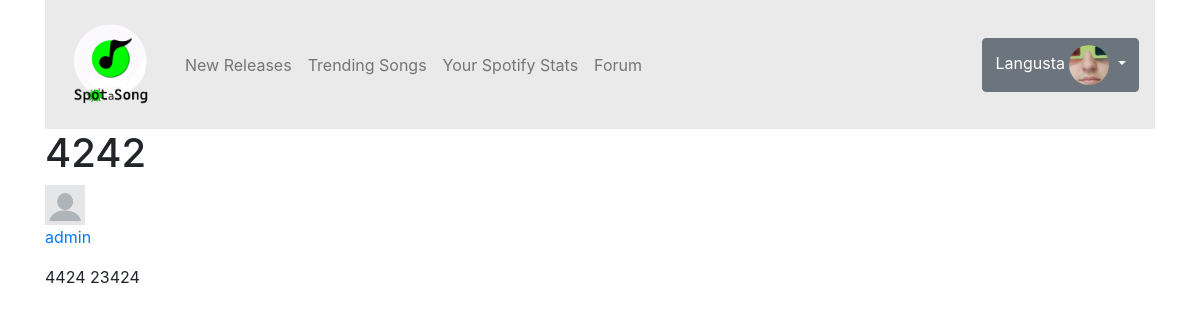
Screenshot of /forum/post/15/ (signed in) with the database file from the repository.
### accounts/models.py (models this page shows, shortened)
class CustomUser(AbstractUser):
    age = models.PositiveIntegerField(null=True, blank=True)

class UserProfile(models.Model):
    user = models.OneToOneField(CustomUser, on_delete=models.CASCADE)
    profile_picture = models.ImageField(default='default.jpg',upload_to='profile_pictures')
    bio = models.TextField(max_length=1500, blank=True)

### forum/models.py (models this page shows, shortened)
class ForumPost(models.Model):
    title = models.CharField(max_length=100)
    body = models.TextField()
    user = models.ForeignKey(User, on_delete=models.CASCADE)
    category = models.ForeignKey(ForumCategory, on_delete=models.CASCADE, related_name='posts')
    created_at = models.DateTimeField(auto_now_add=True)

### forum/views.py (the view)
# urls.py: path('post/<str:post_id>/', views.post, name='post'),
def post(request, post_id):
    forumpost = ForumPost.objects.get(id=post_id)
    return render(request, 'post.html', {'post': forumpost})

### forum/templates/post.html
{% extends "base.html" %}
{% load static %}
{% load crispy_forms_tags %}
{% block content %}
<div id="postContainer" class="container">
    <div class="row">
        <div class="col-md">
            <h1 id="posttitle">{{post.title}}</h1>
            <img id="imageprofile" src="{{ post.user.userprofile.profile_picture.url }}">
            <p><a href="{% url 'accounts:profile' post.user %}">{{post.user}}</a></p>
            <p>{{post.body |linebreaksbr}}</p>
        </div>
    </div>
</div>
{% endblock %}

### main/templates/navbar.html (shortened to what this page needs)
{% load static %}
<div class="container">
  <nav class="navbar navbar-expand-lg navbar-light" style="background-color: #eaeaea;">
    <div class="collapse navbar-collapse" id="navbarTogglerDemo01">
      <a class="pt-2 navbar-brand" href="{% url 'main:home' %}">
        <img src="{% static '\images\DALL·E 2023-04-06 12.51.07 - Create a copytright free logo using this website name_ Spot-a-Song. Use grayscale colors with greenscale (1).png' %}" width="100" height="100" alt="">
      </a>
      <ul class="navbar-nav mr-auto mt-2 mt-lg-0">
        <li class="nav-item">
          <a class="nav-link" href="{% url 'main:new_releases' %}">New Releases</a>
        </li>
        <li class="nav-item">
          <a class="nav-link" href="{% url 'main:trendingSongs' %}">Trending Songs</a>
        </li>
        <li class="nav-item">
          <a class="nav-link" href="{% url 'accounts:spotify_authorize' %}">Your Spotify Stats</a>
        </li>
        <li class="nav-item">
          <a class="nav-link" href="{% url 'forum:forumtopics' %}">Forum</a>
        </li>
      </ul>
      {% if user.is_authenticated %}
      <div class="dropdown justify-content-right">
        <button class="btn btn-secondary dropdown-toggle" type="button" id="dropdownMenuButton" data-toggle="dropdown" aria-haspopup="true" aria-expanded="false">
          {{ user.username }}
          <img class="rounded-circle" id="imageprofile" src="{{ user.userprofile.profile_picture.url }}"></a>
        </button>
      </div>
      {% else %}
      <div class="justify-content-right">
        <a href="{% url 'accounts:signin' %}">SignIn</a>
        |
        <a href="{% url 'accounts:signup' %}">SignUp</a>
      </div>
      {% endif %}
    </div>
 </nav>
</div>

### static/css/style.css (style rules this page uses)
#imageprofile { max-width: 40px; max-height: 40px; }

### rows the page displays
CustomUser: username "Langusta", userprofile.profile_picture (picture)
ForumPost: title "4242", user.userprofile.profile_picture (placeholder picture), user "admin", body "4424 23424"
